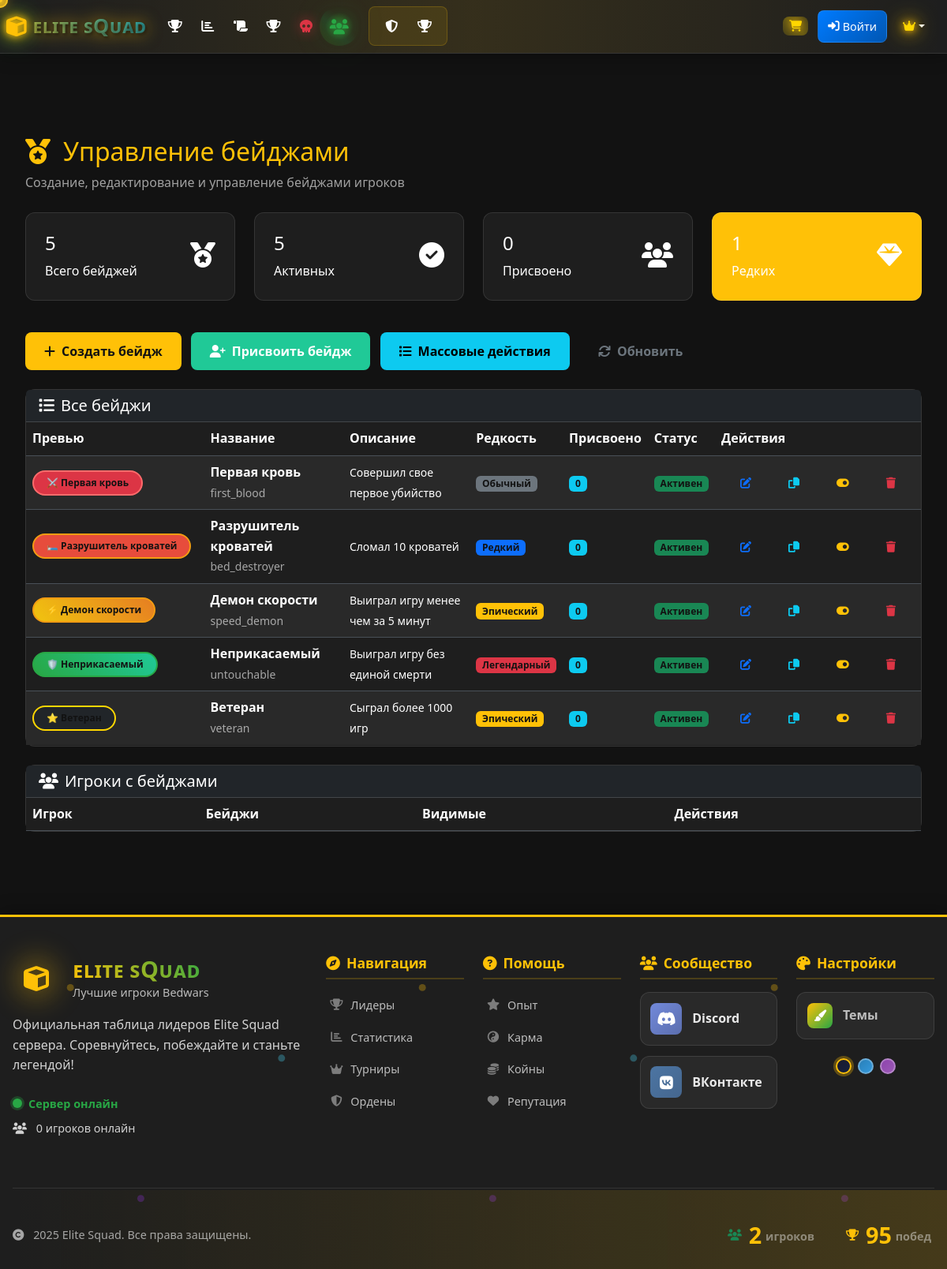
The app's page /admin/badges (signed in) with its own data.
### models.py (models this page shows, shortened)
class Badge(db.Model):
    __table_args__ = {'extend_existing': True}
    id = db.Column(db.Integer, primary_key=True)
    name = db.Column(db.String(100), unique=True, nullable=False)
    display_name = db.Column(db.String(200), nullable=False)
    description = db.Column(db.Text, nullable=True)
    icon = db.Column(db.String(100), default='fas fa-medal')
    emoji = db.Column(db.String(10), nullable=True)
    emoji_url = db.Column(db.String(255), nullable=True)
    color = db.Column(db.String(7), default='#ffffff')
    background_color = db.Column(db.String(7), default='#343a40')
    border_color = db.Column(db.String(7), default='#ffd700')
    has_gradient = db.Column(db.Boolean, default=False)
    gradient_start = db.Column(db.String(7), nullable=True)
    gradient_end = db.Column(db.String(7), nullable=True)
    rarity = db.Column(db.String(20), default='common')  # common, rare, epic, legendary, mythic
    is_animated = db.Column(db.Boolean, default=False)
    is_active = db.Column(db.Boolean, default=True)
    created_at = db.Column(db.DateTime, default=datetime.utcnow)
    created_by = db.Column(db.String(100), default='system')

### routes.py (the view)
@app.route('/admin/badges')
@admin_required
def admin_badges():
    try:
        if Badge.query.count() == 0:
            Badge.create_default_badges()
        badges = Badge.query.all()
        players = Player.query.order_by(Player.nickname).all()
        badge_stats = []
        for badge in badges:
            assigned_count = PlayerBadge.query.filter_by(badge_id=badge.id).count()
            badge_stats.append({
                'badge': badge,
                'assigned_count': assigned_count
            })
        badges_data = []
        for badge in badges:
            badges_data.append({
                'id': badge.id,
                'name': badge.name,
                'display_name': badge.display_name,
                'description': badge.description,
                'icon': badge.icon,
                'emoji': badge.emoji,
                'emoji_url': badge.emoji_url,
                'color': badge.color,
                'background_color': badge.background_color,
                'border_color': badge.border_color,
                'rarity': badge.rarity,
                'has_gradient': badge.has_gradient,
                'gradient_start': badge.gradient_start,
                'gradient_end': badge.gradient_end,
                'is_animated': badge.is_animated,
                'is_active': badge.is_active
            })
        return render_template('admin_badges.html',
                             badges=badges,
                             players=players,
                             badge_stats=badge_stats,
                             badges_data=badges_data)
    except Exception as e:
        app.logger.error(f"Error in admin_badges: {e}")
        flash('Ошибка загрузки бейджей!', 'error')
        return redirect(url_for('admin'))

### templates/admin_badges.html (shortened to what this page needs)
{% extends "base.html" %}
{% block content %}
<div class="container-fluid py-4">
    <div class="row">
        <div class="col-12">
            <div class="page-header mb-4">
                <h1 class="h2 text-warning">
                    <i class="fas fa-medal me-3"></i>Управление бейджами
                </h1>
                <p class="text-muted">Создание, редактирование и управление бейджами игроков</p>
            </div>
            <div class="row mb-4">
                <div class="col-md-3">
                    <div class="card bg-primary text-white">
                        <div class="card-body">
                            <div class="d-flex justify-content-between">
                                <div>
                                    <h4>{{ badges|length }}</h4>
                                    <p class="mb-0">Всего бейджей</p>
                                </div>
                                <div class="align-self-center">
                                    <i class="fas fa-medal fa-2x"></i>
                                </div>
                            </div>
                        </div>
                    </div>
                </div>
                <div class="col-md-3">
                    <div class="card bg-success text-white">
                        <div class="card-body">
                            <div class="d-flex justify-content-between">
                                <div>
                                    <h4>{{ badges|selectattr('is_active')|list|length }}</h4>
                                    <p class="mb-0">Активных</p>
                                </div>
                                <div class="align-self-center">
                                    <i class="fas fa-check-circle fa-2x"></i>
                                </div>
                            </div>
                        </div>
                    </div>
                </div>
                <div class="col-md-3">
                    <div class="card bg-info text-white">
                        <div class="card-body">
                            <div class="d-flex justify-content-between">
                                <div>
                                    <h4>{{ badge_stats|sum(attribute='assigned_count') }}</h4>
                                    <p class="mb-0">Присвоено</p>
                                </div>
                                <div class="align-self-center">
                                    <i class="fas fa-users fa-2x"></i>
                                </div>
                            </div>
                        </div>
                    </div>
                </div>
                <div class="col-md-3">
                    <div class="card bg-warning text-dark">
                        <div class="card-body">
                            <div class="d-flex justify-content-between">
                                <div>
                                    <h4>{{ badges|selectattr('rarity', 'equalto', 'legendary')|list|length + badges|selectattr('rarity', 'equalto', 'mythic')|list|length }}</h4>
                                    <p class="mb-0">Редких</p>
                                </div>
                                <div class="align-self-center">
                                    <i class="fas fa-gem fa-2x"></i>
                                </div>
                            </div>
                        </div>
                    </div>
                </div>
            </div>
            <div class="row mb-4">
                <div class="col-12">
                    <button type="button" class="btn btn-primary me-2" data-bs-toggle="modal" data-bs-target="#createBadgeModal">
                        <i class="fas fa-plus me-2"></i>Создать бейдж
                    </button>
                    <button type="button" class="btn btn-success me-2" data-bs-toggle="modal" data-bs-target="#assignBadgeModal">
                        <i class="fas fa-user-plus me-2"></i>Присвоить бейдж
                    </button>
                    <button type="button" class="btn btn-info me-2" data-bs-toggle="modal" data-bs-target="#bulkActionsModal">
                        <i class="fas fa-list me-2"></i>Массовые действия
                    </button>
                    <button type="button" class="btn btn-outline-secondary" onclick="location.reload()">
                        <i class="fas fa-sync me-2"></i>Обновить
                    </button>
                </div>
            </div>
            <div class="card">
                <div class="card-header bg-dark text-white">
                    <h5 class="mb-0">
                        <i class="fas fa-list me-2"></i>Все бейджи
                    </h5>
                </div>
                <div class="card-body p-0">
                    <div class="table-responsive">
                        <table class="table table-dark table-striped mb-0">
                            <thead>
                                <tr>
                                    <th>Превью</th>
                                    <th>Название</th>
                                    <th>Описание</th>
                                    <th>Редкость</th>
                                    <th>Присвоено</th>
                                    <th>Статус</th>
                                    <th>Действия</th>
                                </tr>
                            </thead>
                            <tbody>
                                {% for stat in badge_stats %}
                                {% set badge = stat.badge %}
                                <tr>
                                    <td>
                                        <div class="badge-preview d-flex align-items-center">
                                            {% if badge.has_gradient and badge.gradient_start and badge.gradient_end %}
                                                <span class="badge rounded-pill px-3 py-2 me-2 {{ 'badge-animated' if badge.is_animated else '' }}"
                                                      style="background: linear-gradient(45deg, {{ badge.gradient_start }}, {{ badge.gradient_end }});
                                                             color: {{ badge.color }};
                                                             border: 2px solid {{ badge.border_color }};">
                                            {% else %}
                                                <span class="badge rounded-pill px-3 py-2 me-2 {{ 'badge-animated' if badge.is_animated else '' }}"
                                                      style="background-color: {{ badge.background_color }};
                                                             color: {{ badge.color }};
                                                             border: 2px solid {{ badge.border_color }};">
                                            {% endif %}
                                                {% if badge.emoji_url %}
                                                    <img src="{{ badge.emoji_url }}" class="emoji me-1" alt="emoji" style="width: 16px; height: 16px;">
                                                {% elif badge.emoji %}
                                                    {{ badge.emoji }}
                                                {% else %}
                                                    <i class="{{ badge.icon }} me-1"></i>
                                                {% endif %}
                                                {{ badge.display_name }}
                                            </span>
                                        </div>
                                    </td>
                                    <td>
                                        <strong>{{ badge.display_name }}</strong><br>
                                        <small class="text-muted">{{ badge.name }}</small>
                                    </td>
                                    <td>
                                        <small>{{ badge.description or 'Без описания' }}</small>
                                    </td>
                                    <td>
                                        {% if badge.rarity == 'common' %}
                                            <span class="badge bg-secondary">Обычный</span>
                                        {% elif badge.rarity == 'uncommon' %}
                                            <span class="badge bg-success">Необычный</span>
                                        {% elif badge.rarity == 'rare' %}
                                            <span class="badge bg-primary">Редкий</span>
                                        {% elif badge.rarity == 'epic' %}
                                            <span class="badge bg-warning text-dark">Эпический</span>
                                        {% elif badge.rarity == 'legendary' %}
                                            <span class="badge bg-danger">Легендарный</span>
                                        {% elif badge.rarity == 'mythic' %}
                                            <span class="badge" style="background: linear-gradient(45deg, #9400d3, #4b0082); color: white;">Мифический</span>
                                        {% endif %}
                                    </td>
                                    <td>
                                        <span class="badge bg-info">{{ stat.assigned_count }}</span>
                                    </td>
                                    <td>
                                        {% if badge.is_active %}
                                            <span class="badge bg-success">Активен</span>
                                        {% else %}
                                            <span class="badge bg-secondary">Неактивен</span>
                                        {% endif %}
                                    </td>
                                    <td>
                                        <div class="btn-group btn-group-sm">
                                            <button class="btn btn-outline-primary" onclick="editBadge({{ badge.id }})" title="Редактировать">
                                                <i class="fas fa-edit"></i>
                                            </button>
                                            <button class="btn btn-outline-info" onclick="duplicateBadge({{ badge.id }})" title="Дублировать">
                                                <i class="fas fa-copy"></i>
                                            </button>
                                            <button class="btn btn-outline-warning" onclick="toggleBadgeStatus({{ badge.id }})" title="Переключить статус">
                                                <i class="fas fa-toggle-on"></i>
                                            </button>
                                            <button class="btn btn-outline-danger" onclick="deleteBadge({{ badge.id }})" title="Удалить">
                                                <i class="fas fa-trash"></i>
                                            </button>
                                        </div>
                                    </td>
                                </tr>
                                {% endfor %}
                            </tbody>
                        </table>
                    </div>
                </div>
            </div>
            <div class="card mt-4">
                <div class="card-header bg-dark text-white">
                    <h5 class="mb-0">
                        <i class="fas fa-users me-2"></i>Игроки с бейджами
                    </h5>
                </div>
                <div class="card-body p-0">
                    <div class="table-responsive">
                        <table class="table table-dark table-striped mb-0">
                            <thead>
                                <tr>
                                    <th>Игрок</th>
                                    <th>Бейджи</th>
                                    <th>Видимые</th>
                                    <th>Действия</th>
                                </tr>
                            </thead>
                        </table>
                    </div>
                </div>
            </div>
        </div>
    </div>
</div>
{% endblock %}

### records on screen
Badge: emoji "⚔️", display_name "Первая кровь", display_name "Первая кровь", name "first_blood", description "Совершил свое первое убийство"
Badge: emoji "🛏️", display_name "Разрушитель кроватей", display_name "Разрушитель кроватей", name "bed_destroyer", description "Сломал 10 кроватей"
Badge: emoji "⚡", display_name "Демон скорости", display_name "Демон скорости", name "speed_demon", description "Выиграл игру менее чем за 5 минут"
Badge: emoji "🛡️", display_name "Неприкасаемый", display_name "Неприкасаемый", name "untouchable", description "Выиграл игру без единой смерти"
Badge: emoji "⭐", display_name "Ветеран", name "veteran", description "Сыграл более 1000 игр"

### other values on screen
{{ badges|length }} "5"
{{ badges|selectattr('is_active')|list|length }} "5"
{{ badge_stats|sum(attribute='assigned_count') }} "0"
{{ stat.assigned_count }} "0" "0" "0" "0" "0"
{{ 'онлайн' if server_stats.is_online else 'оффлайн' }} "онлайн"
{{ server_stats.online_players }} "0"
{{ "{:,}".format(server_stats.total_players) }} "2"
{{ "{:,}".format(server_stats.total_wins) }} "95"
